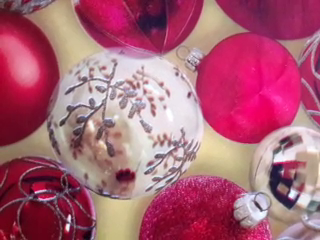
//> input picture frame 85 of res/video1.mp4, 320 x 240 px
$ ./tracking_previous   (built with g++ and OpenCV 4)
//> lines starting //> are read from the running program, lines starting //| are printed output that depends on the picture; after the words box and inside, x2 and y2 are one past the last pixel; in counts of white or black regions, pixels touching at a corner belong together
#include <iostream>
#include "opencv2/opencv.hpp"
#include "opencv2/core.hpp"
#ifdef HAVE_OPENCV_XFEATURES2D
#include "opencv2/highgui.hpp"
#include "opencv2/features2d.hpp"
#include "opencv2/xfeatures2d.hpp"

using namespace std;
using namespace cv;
using namespace cv::xfeatures2d;

int main()
{

  // Create a VideoCapture object and open the input file
  // If the input is the web camera, pass 0 instead of the video file name
  VideoCapture cap("../res/video1.mp4");

  // Check if camera opened successfully
  if (!cap.isOpened())
  {
    cout << "Error opening video stream or file" << endl;
    return -1;
  }

  size_t frame_num = 0;

  Mat frame;

  cap >> frame;
//> frame is the input picture: 240 rows x 320 cols, CV_8UC3; mean B, G, R 117.4, 96.4, 170.6

  // Draw Rectangle with given intervals
  Point point1(24, 44), point2(196, 210);
  rectangle(frame, point1, point2, Scalar(0, 0, 255), 1, 8, 0);
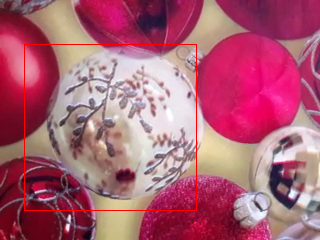
//> frame: 240 rows x 320 cols, CV_8UC3; 0.88% of pixels changed, all inside (x1, y1, x2, y2) = (24, 44, 197, 211)

  // Create rectangle object to crop from main frame
  Rect roi = Rect(point1.x, point1.y, point2.x - point1.x, point2.y - point1.y);

  // Show reference roi
  imshow("Bounding Box", frame);

  // Convert in Grayscale without showing
  Mat img_roi = frame(roi);
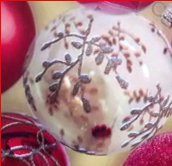
//> img_roi: 166 rows x 172 cols, CV_8UC3; mean B, G, R 141, 133, 176.1
  cvtColor(img_roi, img_roi, CV_RGB2GRAY);
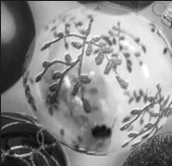
//> img_roi: 166 rows x 172 cols, CV_8UC1; min 6, max 255, mean 140.3

  // Keypoints and Descriptors
  // With this method keypoints and descriptors should NOT be declared in loop
  std::vector<KeyPoint> keypoints_roi, keypoints_frame;
  Mat descriptors_roi, descriptors_frame; // NOT A VECTOR !!
//> (the run ends here: the program stops with an error, at `Ptr<SURF> s_detector = SURF::create(400);`)

$ run again, starting later in the video
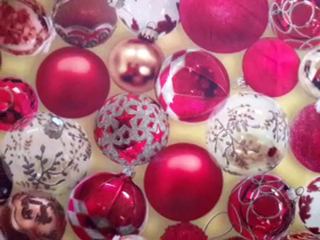
//> input picture frame 382 of res/video1.mp4, 320 x 240 px
//> frame is the input picture: 240 rows x 320 cols, CV_8UC3; mean B, G, R 116, 95.3, 169.6
//> `rectangle(frame, point1, point2, Scalar(0, 0, 255), 1, 8, 0);`:
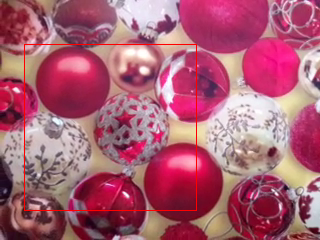
//> frame: 240 rows x 320 cols, CV_8UC3; 0.88% of pixels changed, all inside (x1, y1, x2, y2) = (24, 44, 197, 211)
//> `cvtColor(img_roi, img_roi, CV_RGB2GRAY);`:
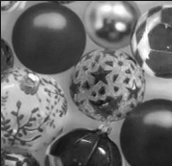
//> img_roi: 166 rows x 172 cols, CV_8UC1; min 17, max 255, mean 108.2

$ run again, starting later in the video
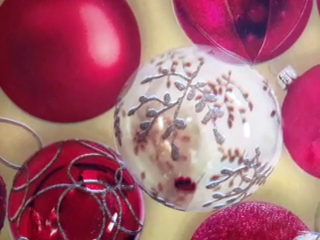
//> input picture frame 680 of res/video1.mp4, 320 x 240 px
//> frame is the input picture: 240 rows x 320 cols, CV_8UC3; mean B, G, R 115.2, 100, 166.9
//> `rectangle(frame, point1, point2, Scalar(0, 0, 255), 1, 8, 0);`:
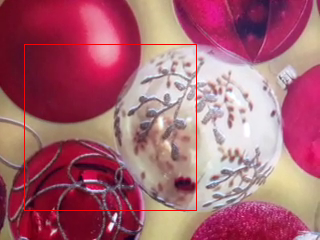
//> frame: 240 rows x 320 cols, CV_8UC3; 0.88% of pixels changed, all inside (x1, y1, x2, y2) = (24, 44, 197, 211)
//> `cvtColor(img_roi, img_roi, CV_RGB2GRAY);`:
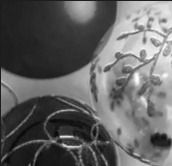
//> img_roi: 166 rows x 172 cols, CV_8UC1; min 8, max 254, mean 99.3
